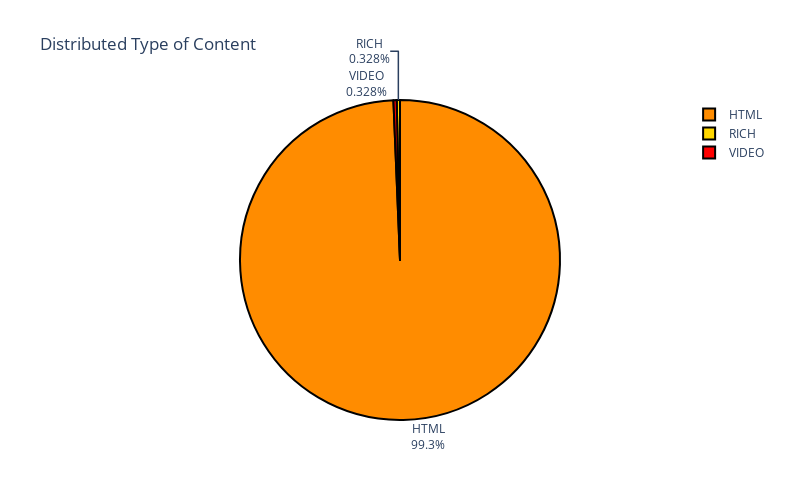

The notebook cell this image was saved under:
### Code cell
pie_chart = go.Figure()
aLabels = articlesDF['contentType'].value_counts().index
aValues = articlesDF['contentType'].value_counts().values
pie_chart.add_trace(go.Pie(labels=aLabels,values=aValues))
pie_chart.update_traces(textposition='outside', textinfo='percent+label',\
                               marker=dict(colors=['darkorange','gold','red'], line=dict(color='#000000', width=2)))
pie_chart.update_layout(height=500, width=800, title_text="Distributed Type of Content")
pie_chart.show()

### Figure 1 — Plotly figure (JSON) as saved in the notebook; plotly's stock layout.template omitted (floating-point values rounded to 4 significant figures)
{"data": [{"labels": ["HTML", "RICH", "VIDEO"], "marker": {"colors": ["darkorange", "gold", "red"], "line": {"color": "#000000", "width": 2}}, "textinfo": "percent+label", "textposition": "outside", "type": "pie", "values": [3027, 10, 10]}], "layout": {"height": 500, "title": {"text": "Distributed Type of Content"}, "width": 800}}
